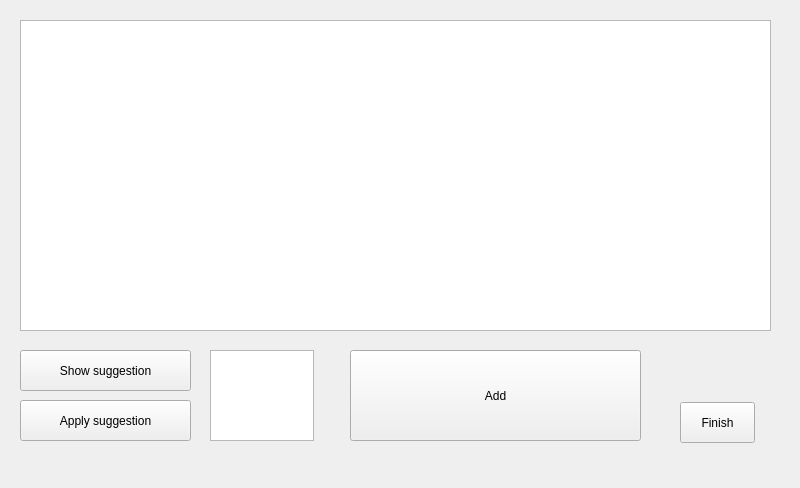
<?xml version="1.0" encoding="UTF-8"?>
<ui version="4.0">
 <class>addText</class>
 <widget class="QMainWindow" name="addText">
  <property name="geometry">
   <rect>
    <x>0</x>
    <y>0</y>
    <width>800</width>
    <height>488</height>
   </rect>
  </property>
  <property name="windowTitle">
   <string>MainWindow</string>
  </property>
  <widget class="QWidget" name="centralwidget">
   <widget class="QTextEdit" name="text">
    <property name="geometry">
     <rect>
      <x>20</x>
      <y>20</y>
      <width>751</width>
      <height>311</height>
     </rect>
    </property>
   </widget>
   <widget class="QPushButton" name="Butadd">
    <property name="geometry">
     <rect>
      <x>350</x>
      <y>350</y>
      <width>291</width>
      <height>91</height>
     </rect>
    </property>
    <property name="text">
     <string>Add</string>
    </property>
   </widget>
   <widget class="QPushButton" name="ButAPI">
    <property name="geometry">
     <rect>
      <x>20</x>
      <y>350</y>
      <width>171</width>
      <height>41</height>
     </rect>
    </property>
    <property name="text">
     <string>Show suggestion</string>
    </property>
   </widget>
   <widget class="QPushButton" name="Butauto">
    <property name="geometry">
     <rect>
      <x>20</x>
      <y>400</y>
      <width>171</width>
      <height>41</height>
     </rect>
    </property>
    <property name="text">
     <string>Apply suggestion</string>
    </property>
   </widget>
   <widget class="QPushButton" name="Butfinish">
    <property name="geometry">
     <rect>
      <x>680</x>
      <y>402</y>
      <width>75</width>
      <height>41</height>
     </rect>
    </property>
    <property name="text">
     <string>Finish</string>
    </property>
   </widget>
   <widget class="QTextEdit" name="TxtAPI">
    <property name="geometry">
     <rect>
      <x>210</x>
      <y>350</y>
      <width>104</width>
      <height>91</height>
     </rect>
    </property>
   </widget>
  </widget>
 </widget>
 <resources/>
 <connections/>
</ui>
